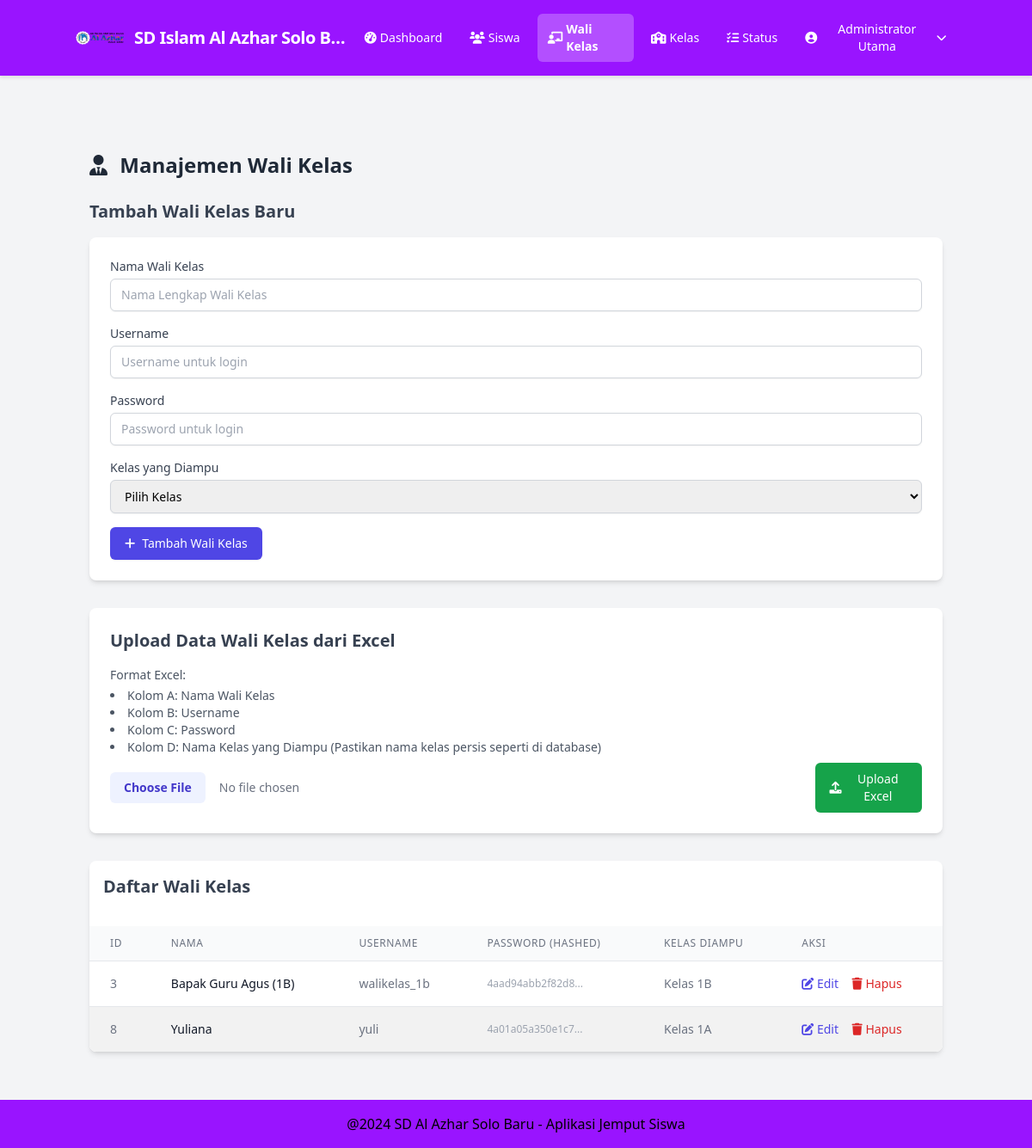
The page /admin/manage_guru.php (signed in) on the database its author committed.
### tables this page shows
CREATE TABLE `pengaturan` (
  `id` int(11) NOT NULL,
  `nama_sekolah` varchar(100) DEFAULT 'Nama Sekolah Default',
  `logo_sekolah` varchar(255) DEFAULT NULL,
  `header_image` varchar(255) DEFAULT NULL,
  `footer_text` varchar(255) DEFAULT '© Aplikasi Penjemputan Siswa',
  `header_color` varchar(7) DEFAULT '#FFFFFF' COMMENT 'Warna latar header (hex)',
  `footer_color` varchar(7) DEFAULT '#333333' COMMENT 'Warna latar footer (hex)'
);

CREATE TABLE `users` (
  `id` int(11) NOT NULL,
  `username` varchar(50) NOT NULL,
  `password` varchar(255) NOT NULL,
  `role` enum('admin','wali_kelas','wali_murid') NOT NULL,
  `kelas_id` int(11) DEFAULT NULL,
  `nama` varchar(100) NOT NULL
);

CREATE TABLE `kelas` (
  `id` int(11) NOT NULL,
  `nama_kelas` varchar(50) NOT NULL
);

### admin/manage_guru.php (the view, shortened to what the rows shown need)
<?php
include '../includes/db.php';
include '../includes/header.php';
?>
<div class="container mx-auto px-4 py-8">
    <h2 class="text-2xl font-bold mb-6 text-gray-800"><i class="fas fa-user-tie mr-2"></i> Manajemen Wali Kelas</h2>
    <div class="bg-white shadow-md rounded-lg overflow-x-auto">
        <table class="w-full min-w-full divide-y divide-gray-200">
            <thead class="bg-gray-50">
                <tr>
                    <th scope="col" class="px-6 py-3 text-left text-xs font-medium text-gray-500 uppercase tracking-wider">ID</th>
                    <th scope="col" class="px-6 py-3 text-left text-xs font-medium text-gray-500 uppercase tracking-wider">Nama</th>
                    <th scope="col" class="px-6 py-3 text-left text-xs font-medium text-gray-500 uppercase tracking-wider">Username</th>
                    <th scope="col" class="px-6 py-3 text-left text-xs font-medium text-gray-500 uppercase tracking-wider">Password (Hashed)</th>
                    <th scope="col" class="px-6 py-3 text-left text-xs font-medium text-gray-500 uppercase tracking-wider">Kelas Diampu</th>
                    <th scope="col" class="px-6 py-3 text-left text-xs font-medium text-gray-500 uppercase tracking-wider">Aksi</th>
                </tr>
            </thead>
            <tbody class="bg-white divide-y divide-gray-200">
                <?php
                $query_tabel = "SELECT u.id, u.nama, u.username, u.password AS password_hashed, k.nama_kelas
                                FROM users u
                                LEFT JOIN kelas k ON u.kelas_id = k.id
                                WHERE u.role = 'wali_kelas'
                                ORDER BY u.nama";
                $result_tabel = $conn->query($query_tabel);
                if ($result_tabel && $result_tabel->num_rows > 0) {
                    while ($row_tabel = $result_tabel->fetch_assoc()) {
                        echo "<tr>
                                <td class='px-6 py-4 whitespace-nowrap text-sm text-gray-500'>" . htmlspecialchars($row_tabel['id']) . "</td>
                                <td class='px-6 py-4 whitespace-nowrap text-sm font-medium text-gray-900'>" . htmlspecialchars($row_tabel['nama']) . "</td>
                                <td class='px-6 py-4 whitespace-nowrap text-sm text-gray-500'>" . htmlspecialchars($row_tabel['username']) . "</td>
                                <td class='px-6 py-4 whitespace-nowrap text-xs text-gray-400 break-all' title='" . htmlspecialchars($row_tabel['password_hashed']) . "'>" . substr(htmlspecialchars($row_tabel['password_hashed']), 0, 15) . "...</td>
                                <td class='px-6 py-4 whitespace-nowrap text-sm text-gray-500'>" . htmlspecialchars($row_tabel['nama_kelas'] ?? 'N/A') . "</td>
                                <td class='px-6 py-4 whitespace-nowrap text-sm font-medium'>
                                    <a href='manage_guru.php?edit=" . htmlspecialchars($row_tabel['id']) . "' class='text-indigo-600 hover:text-indigo-900 mr-3' title='Edit Wali Kelas'><i class='fas fa-edit'></i> Edit</a>
                                    <a href='manage_guru.php?hapus=" . htmlspecialchars($row_tabel['id']) . "' class='text-red-600 hover:text-red-900' onclick='return confirm(\"Apakah Anda yakin ingin menghapus wali kelas " . htmlspecialchars(addslashes($row_tabel['nama'])) . "?\")' title='Hapus Wali Kelas'><i class='fas fa-trash'></i> Hapus</a>
                                </td>
                              </tr>";
                    }
                } else {
                    echo "<tr><td colspan='6' class='px-6 py-4 whitespace-nowrap text-sm text-gray-500 text-center'>Belum ada data wali kelas.</td></tr>";
                }
                ?>
            </tbody>
        </table>
    </div>
</div>
<?php
include '../includes/footer.php';
?>

### includes/header.php (shortened to what the rows shown need)
<?php
$is_root_page = (isset($current_page_depth) && $current_page_depth === 'root');
$nama_sekolah_display = 'Aplikasi Penjemputan Siswa';
$logo_src_default_base = 'assets/images/default_logo.png';
$assets_css_base = 'assets/css/style.css';
$base_path_for_includes = $is_root_page ? './' : '../';
$logo_src_default = $is_root_page ? $logo_src_default_base : '../' . $logo_src_default_base;
$assets_css_path = $is_root_page ? $assets_css_base : '../' . $assets_css_base;
$logo_src_to_use = $logo_src_default;
$header_style_attribute = '';
$header_text_style_attribute = '';
$header_default_bg_class = 'bg-indigo-600';
$header_default_text_class = 'text-white';
if (isset($conn) && $conn) {
    $query_pengaturan = "SELECT nama_sekolah, logo_sekolah, header_color, footer_color FROM pengaturan WHERE id = 1 LIMIT 1";
    $result_pengaturan = $conn->query($query_pengaturan);
    if ($result_pengaturan && $result_pengaturan->num_rows > 0) {
        $pengaturan_db = $result_pengaturan->fetch_assoc();
        if (!empty($pengaturan_db['nama_sekolah'])) {
            $nama_sekolah_display = $pengaturan_db['nama_sekolah'];
        }
        if (!empty($pengaturan_db['logo_sekolah'])) {
            $path_from_db = ltrim($pengaturan_db['logo_sekolah'], '/');
            $potential_logo_src = $is_root_page ? $path_from_db : '../' . $path_from_db;
            $check_path_logo_db_server_root = rtrim($_SERVER['DOCUMENT_ROOT'], '/') . '/' . $path_from_db;
            if (file_exists($check_path_logo_db_server_root)) {
                $logo_src_to_use = $potential_logo_src;
            }
        }
        if (!empty($pengaturan_db['header_color']) && preg_match('/^#[a-f0-9]{6}$/i', $pengaturan_db['header_color'])) {
            $db_header_color_val = $pengaturan_db['header_color'];
            $header_style_attribute = "style=\"background-color: " . htmlspecialchars($db_header_color_val) . ";\"";
            if (!function_exists('is_dark_color_for_header_v2')) {
                function is_dark_color_for_header_v2($hexcolor){
                    $hexcolor = ltrim($hexcolor, '#');
                    $r = hexdec(substr($hexcolor,0,2)); $g = hexdec(substr($hexcolor,2,2)); $b = hexdec(substr($hexcolor,4,2));
                    return ((($r*299)+($g*587)+($b*114))/1000 <= 128);
                }
            }
            $header_text_color_val = is_dark_color_for_header_v2($db_header_color_val) ? '#FFFFFF' : '#1F2937';
            $header_text_style_attribute = "style=\"color: " . htmlspecialchars($header_text_color_val) . ";\"";
            $header_default_bg_class = '';
            $header_default_text_class = '';
        }
    } elseif (isset($conn) && $conn->error) {
        error_log("Header.php - DB query pengaturan error: " . $conn->error);
    }
}
$home_link = $base_path_for_includes . 'login.php';
if (isset($_SESSION['user_id']) && isset($_SESSION['role'])) {
    switch ($_SESSION['role']) {
        case 'admin':
            $home_link = $base_path_for_includes . 'admin/index.php';
            break;
    }
}
?>
<!DOCTYPE html>
<html lang="id">
<head>
    <script src="https://cdn.tailwindcss.com"></script>
    <link rel="stylesheet" href="https://cdnjs.cloudflare.com/ajax/libs/font-awesome/6.0.0-beta3/css/all.min.css">
    <?php
        $css_check_path = $is_root_page ? rtrim($_SERVER['DOCUMENT_ROOT'], '/') . '/' . ltrim($assets_css_path, './') : realpath(__DIR__ . '/' . $assets_css_path) ;
        if ($css_check_path && file_exists($css_check_path)):
    ?>
        <link rel="stylesheet" href="<?php echo htmlspecialchars($assets_css_path); ?>?v=<?php echo time(); ?>">
    <?php endif; ?>
</head>
<body class="bg-gray-100 font-sans">
    <header class="app-header p-3 md:p-4 sticky top-0 z-50 <?php echo $header_default_bg_class; ?> <?php echo $header_default_text_class; ?>" <?php echo $header_style_attribute; ?>>
        <div class="container mx-auto flex justify-between items-center">
            <a href="<?php echo htmlspecialchars($home_link); ?>" class="flex items-center space-x-2 sm:space-x-3 min-w-0">
                <?php
                    $final_logo_to_display = null;
                    $path_check_logo = rtrim($_SERVER['DOCUMENT_ROOT'], '/') . '/' . ltrim($logo_src_to_use, './');
                    if (file_exists($path_check_logo)) {
                        $final_logo_to_display = $logo_src_to_use;
                    } else {
                         $path_check_default_logo = rtrim($_SERVER['DOCUMENT_ROOT'], '/') . '/' . ltrim($logo_src_default, './');
                         if (file_exists($path_check_default_logo)) {
                             $final_logo_to_display = $logo_src_default;
                         }
                    }
                    if ($final_logo_to_display):
                ?>
                    <img src="<?php echo htmlspecialchars($final_logo_to_display); ?>?t=<?php echo time(); ?>" alt="Logo Sekolah" class="h-10 w-10 sm:h-12 sm:w-12 md:h-14 md:w-14 object-contain rounded-full flex-shrink-0">
                <?php else: ?>
                    <div class="h-10 w-10 sm:h-12 sm:w-12 md:h-14 md:w-14 bg-white flex items-center justify-center rounded-full text-indigo-600 text-xl sm:text-2xl font-bold flex-shrink-0">
                        <i class="fas fa-school"></i>
                    </div>
                <?php endif; ?>
                <span class="text-md sm:text-lg md:text-xl font-semibold tracking-tight truncate" <?php echo $header_text_style_attribute; ?>><?php echo htmlspecialchars($nama_sekolah_display); ?></span>
            </a>
        </div>
    </header>
</body>
</html>

### includes/footer.php (shortened to what the rows shown need)
<?php
$footer_text_display = 'Aplikasi Penjemputan Siswa © ' . date('Y');
$footer_actual_bg_style = '';
$footer_actual_text_style = '';
$footer_default_bg_class = 'bg-blue-600';
$footer_default_text_class = 'text-white';
if (isset($conn) && $conn instanceof mysqli && empty($conn->connect_error)) {
    try {
        $query_footer = "SELECT footer_text, footer_color FROM pengaturan WHERE id = 1 LIMIT 1";
        $result_footer = $conn->query($query_footer);
        if ($result_footer && $result_footer->num_rows > 0) {
            $footer_db_data = $result_footer->fetch_assoc();
            if (isset($footer_db_data['footer_text']) && !empty(trim($footer_db_data['footer_text']))) {
                $footer_text_display = $footer_db_data['footer_text'];
            }
            if (isset($footer_db_data['footer_color']) && !empty($footer_db_data['footer_color']) && preg_match('/^#[a-f0-9]{6}$/i', $footer_db_data['footer_color'])) {
                $db_footer_color_val = $footer_db_data['footer_color'];
                $footer_actual_bg_style = "style=\"background-color: " . htmlspecialchars($db_footer_color_val) . ";\"";
                if (!function_exists('is_dark_color_for_footer')) {
                    function is_dark_color_for_footer($hexcolor){
                        $hexcolor = ltrim($hexcolor, '#');
                        $r = hexdec(substr($hexcolor,0,2)); $g = hexdec(substr($hexcolor,2,2)); $b = hexdec(substr($hexcolor,4,2));
                        return ((($r*299)+($g*587)+($b*114))/1000 <= 128);
                    }
                }
                $footer_text_color_val = is_dark_color_for_footer($db_footer_color_val) ? '#FFFFFF' : '#1F2937';
                $footer_actual_text_style = "style=\"color: " . htmlspecialchars($footer_text_color_val) . ";\"";
                $footer_default_bg_class = '';
                $footer_default_text_class = '';
            }
        }
    } catch (Exception $e) {
        error_log("Error fetching footer data from DB in footer.php: " . $e->getMessage());
    }
} else {
}
?>
    <footer class="p-4 mt-6 w-full <?php echo $footer_default_bg_class; ?> <?php echo $footer_default_text_class; ?>" <?php echo $footer_actual_bg_style; ?> <?php echo $footer_actual_text_style; ?>>
        <div class="container mx-auto text-center">
            <marquee behavior="scroll" direction="left" scrollamount="5">
                <?php echo htmlspecialchars($footer_text_display); ?>
            </marquee>
        </div>
    </footer>
</body>
</html>

### rows shown on the page
pengaturan: logo_sekolah (picture), nama_sekolah "SD Islam Al Azhar Solo B…", footer_text "@2024 SD Al Azhar Solo Baru - Aplikasi Jemput Siswa"
users: id "3", nama "Bapak Guru Agus (1B)", username "walikelas_1b", password "4aad94abb2f82d8", kelas.nama_kelas "Kelas 1B"
users: id "8", nama "Yuliana", username "yuli", password "4a01a05a350e1c7", kelas.nama_kelas "Kelas 1A"

### other values the page prints
$_SESSION['nama_user'] "Administrator Utama"
